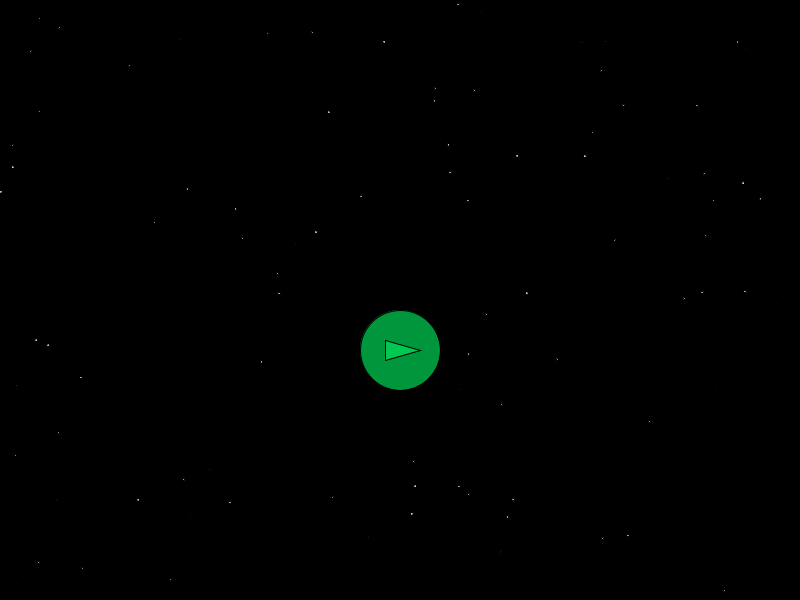
Frame 1 (no input)
Frame 60 (the mouse pressed at the canvas centre just before this capture): identical to frame 1, image omitted
Frame 120 (the mouse held since frame 60 and released just before this capture): identical to frame 1, image omitted

The Processing sketch that drew this single still picture (run headless with seeded random() and noise(); from frame 60 on, the mouse is pressed at the canvas centre):

// Processing sketch: SpaceDefender
// ── SpaceDefender.pde
// 主程序文件
float playerX, playerY;
float playerSize = 30;
ArrayList<PVector> enemies;
ArrayList<PVector> bullets;
ArrayList<PVector> stars;
int score = 0;
int lives = 3;
int gameState = 0; // 0=菜单, 1=游戏中, 2=游戏结束

void setup() {
  size(800, 600);
  playerX = width/2;
  playerY = height - 80;
  enemies = new ArrayList<PVector>();
  bullets = new ArrayList<PVector>();
  stars = new ArrayList<PVector>();
  
  // 创建星星
  for (int i = 0; i < 100; i++) {
    stars.add(new PVector(random(width), random(height), random(1, 3)));
  }
}

void draw() {
  background(0);
  
  // 绘制星星
  for (PVector star : stars) {
    fill(200);
    ellipse(star.x, star.y, star.z, star.z);
  }
  
  if (gameState == 0) {
    drawMenu();
  } else if (gameState == 1) {
    updateGame();
    drawGame();
  } else if (gameState == 2) {
    drawGameOver();
  }
}

void drawMenu() {
  // 开始按钮
  fill(0, 255, 100, 150);
  ellipse(width/2, 350, 80, 80);
  fill(0, 200, 80);
  triangle(width/2-15, 340, width/2-15, 360, width/2+20, 350);
}

void updateGame() {
  // 更新玩家位置
  playerX = mouseX;
  playerX = constrain(playerX, playerSize, width - playerSize);
  
  // 生成敌人
  if (frameCount % 60 == 0) {
    enemies.add(new PVector(random(50, width-50), -30));
  }
  
  // 更新子弹
  for (int i = bullets.size()-1; i >= 0; i--) {
    PVector b = bullets.get(i);
    b.y -= 8;
    if (b.y < 0) {
      bullets.remove(i);
    }
  }
  
  // 更新敌人
  for (int i = enemies.size()-1; i >= 0; i--) {
    PVector e = enemies.get(i);
    e.y += 2;
    
    // 检测子弹碰撞
    for (int j = bullets.size()-1; j >= 0; j--) {
      PVector b = bullets.get(j);
      if (dist(e.x, e.y, b.x, b.y) < 25) {
        enemies.remove(i);
        bullets.remove(j);
        score += 100;
        break;
      }
    }
    
    // 检测玩家碰撞
    if (dist(e.x, e.y, playerX, playerY) < 30) {
      enemies.remove(i);
      lives--;
      if (lives <= 0) {
        gameState = 2;
      }
    }
    
    // 移除超出屏幕的敌人
    if (e.y > height + 50) {
      enemies.remove(i);
    }
  }
}

void drawGame() {
  // 绘制玩家
  fill(100, 150, 255);
  triangle(playerX - playerSize, playerY + playerSize/2, 
           playerX, playerY - playerSize, 
           playerX + playerSize, playerY + playerSize/2);
  
  // 绘制敌人
  fill(255, 50, 50);
  for (PVector e : enemies) {
    ellipse(e.x, e.y, 25, 25);
  }
  
  // 绘制子弹
  fill(255, 255, 0);
  for (PVector b : bullets) {
    rect(b.x-2, b.y-10, 4, 15);
  }
  
  // 显示生命值
  for (int i = 0; i < lives; i++) {
    drawHeart(30 + i * 40, 30);
  }
}

void drawGameOver() {
  fill(255, 0, 0, 100);
  ellipse(width/2, height/2, 300, 300);
  fill(0, 255, 200, 150);
  ellipse(width/2, height/2 + 150, 80, 80);
}

void drawHeart(float x, float y) {
  fill(255, 100, 100);
  beginShape();
  vertex(x, y);
  bezierVertex(x - 10, y - 15, x - 25, y - 5, x, y + 15);
  bezierVertex(x + 25, y - 5, x + 10, y - 15, x, y);
  endShape(CLOSE);
}

void mousePressed() {
  if (gameState == 0 && dist(mouseX, mouseY, width/2, 350) < 40) {
    gameState = 1;
  } else if (gameState == 1) {
    bullets.add(new PVector(playerX, playerY - 40));
  } else if (gameState == 2 && dist(mouseX, mouseY, width/2, height/2 + 150) < 40) {
    // 重新开始
    enemies.clear();
    bullets.clear();
    score = 0;
    lives = 3;
    gameState = 1;
  }
}

void keyPressed() {
  if (key == 'r' || key == 'R') {
    enemies.clear();
    bullets.clear();
    score = 0;
    lives = 3;
    gameState = 1;
  }
}
